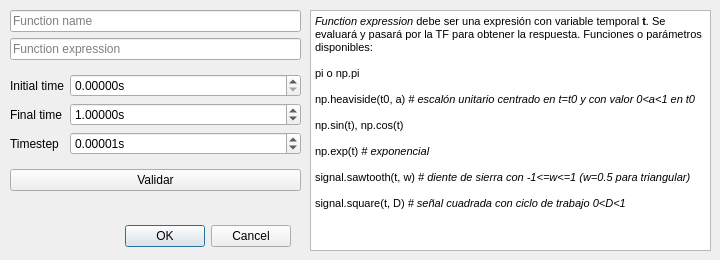
<?xml version="1.0" encoding="UTF-8"?>
<ui version="4.0">
 <class>ResponseDialog</class>
 <widget class="QDialog" name="ResponseDialog">
  <property name="geometry">
   <rect>
    <x>0</x>
    <y>0</y>
    <width>720</width>
    <height>260</height>
   </rect>
  </property>
  <property name="windowTitle">
   <string>Dialog</string>
  </property>
  <widget class="QDialogButtonBox" name="buttonBox">
   <property name="geometry">
    <rect>
     <x>40</x>
     <y>220</y>
     <width>251</width>
     <height>32</height>
    </rect>
   </property>
   <property name="orientation">
    <enum>Qt::Horizontal</enum>
   </property>
   <property name="standardButtons">
    <set>QDialogButtonBox::Cancel|QDialogButtonBox::Ok</set>
   </property>
  </widget>
  <widget class="QWidget" name="layoutWidget">
   <property name="geometry">
    <rect>
     <x>10</x>
     <y>10</y>
     <width>291</width>
     <height>201</height>
    </rect>
   </property>
   <layout class="QGridLayout" name="gridLayout">
    <item row="5" column="0">
     <widget class="QLabel" name="error_label">
      <property name="sizePolicy">
       <sizepolicy hsizetype="Preferred" vsizetype="Fixed">
        <horstretch>0</horstretch>
        <verstretch>0</verstretch>
       </sizepolicy>
      </property>
      <property name="text">
       <string/>
      </property>
      <property name="alignment">
       <set>Qt::AlignCenter</set>
      </property>
     </widget>
    </item>
    <item row="4" column="0">
     <widget class="QPushButton" name="check_btn">
      <property name="enabled">
       <bool>true</bool>
      </property>
      <property name="text">
       <string>Validar</string>
      </property>
     </widget>
    </item>
    <item row="0" column="0">
     <widget class="QLineEdit" name="resp_name_txt">
      <property name="enabled">
       <bool>true</bool>
      </property>
      <property name="placeholderText">
       <string>Function name</string>
      </property>
     </widget>
    </item>
    <item row="2" column="0">
     <layout class="QFormLayout" name="formLayout">
      <property name="formAlignment">
       <set>Qt::AlignLeading|Qt::AlignLeft|Qt::AlignVCenter</set>
      </property>
      <item row="0" column="0">
       <widget class="QLabel" name="label">
        <property name="text">
         <string>Initial time</string>
        </property>
       </widget>
      </item>
      <item row="0" column="1">
       <widget class="ScienDSpinBox" name="minbox">
        <property name="suffix">
         <string>s</string>
        </property>
        <property name="decimals">
         <number>5</number>
        </property>
        <property name="minimum">
         <double>0.000000000000000</double>
        </property>
        <property name="maximum">
         <double>1000000000.000000000000000</double>
        </property>
        <property name="value">
         <double>0.000000000000000</double>
        </property>
       </widget>
      </item>
      <item row="1" column="0">
       <widget class="QLabel" name="label_2">
        <property name="text">
         <string>Final time</string>
        </property>
       </widget>
      </item>
      <item row="1" column="1">
       <widget class="ScienDSpinBox" name="maxbox">
        <property name="suffix">
         <string>s</string>
        </property>
        <property name="decimals">
         <number>5</number>
        </property>
        <property name="maximum">
         <double>1000000000.000000000000000</double>
        </property>
        <property name="value">
         <double>1.000000000000000</double>
        </property>
       </widget>
      </item>
      <item row="2" column="0">
       <widget class="QLabel" name="label_3">
        <property name="text">
         <string>Timestep</string>
        </property>
       </widget>
      </item>
      <item row="2" column="1">
       <widget class="ScienDSpinBox" name="stepbox">
        <property name="suffix">
         <string>s</string>
        </property>
        <property name="decimals">
         <number>5</number>
        </property>
        <property name="value">
         <double>0.000010000000000</double>
        </property>
       </widget>
      </item>
     </layout>
    </item>
    <item row="1" column="0">
     <widget class="QLineEdit" name="input_txt">
      <property name="enabled">
       <bool>true</bool>
      </property>
      <property name="placeholderText">
       <string>Function expression</string>
      </property>
     </widget>
    </item>
   </layout>
  </widget>
  <widget class="QTextBrowser" name="textBrowser">
   <property name="enabled">
    <bool>true</bool>
   </property>
   <property name="geometry">
    <rect>
     <x>310</x>
     <y>10</y>
     <width>401</width>
     <height>241</height>
    </rect>
   </property>
   <property name="html">
    <string>&lt;!DOCTYPE HTML PUBLIC &quot;-//W3C//DTD HTML 4.0//EN&quot; &quot;http://www.w3.org/TR/REC-html40/strict.dtd&quot;&gt;
&lt;html&gt;&lt;head&gt;&lt;meta name=&quot;qrichtext&quot; content=&quot;1&quot; /&gt;&lt;style type=&quot;text/css&quot;&gt;
p, li { white-space: pre-wrap; }
&lt;/style&gt;&lt;/head&gt;&lt;body style=&quot; font-family:'MS Shell Dlg 2'; font-size:8.25pt; font-weight:400; font-style:normal;&quot;&gt;
&lt;p style=&quot; margin-top:0px; margin-bottom:0px; margin-left:0px; margin-right:0px; -qt-block-indent:0; text-indent:0px;&quot;&gt;&lt;span style=&quot; font-style:italic;&quot;&gt;Function expression&lt;/span&gt; debe ser una expresión con variable temporal &lt;span style=&quot; font-weight:600;&quot;&gt;t&lt;/span&gt;. Se evaluará y pasará por la TF para obtener la respuesta. Funciones o parámetros disponibles:&lt;/p&gt;
&lt;p style=&quot;-qt-paragraph-type:empty; margin-top:0px; margin-bottom:0px; margin-left:0px; margin-right:0px; -qt-block-indent:0; text-indent:0px;&quot;&gt;&lt;br /&gt;&lt;/p&gt;
&lt;p style=&quot; margin-top:0px; margin-bottom:0px; margin-left:0px; margin-right:0px; -qt-block-indent:0; text-indent:0px;&quot;&gt;pi o np.pi &lt;/p&gt;
&lt;p style=&quot;-qt-paragraph-type:empty; margin-top:0px; margin-bottom:0px; margin-left:0px; margin-right:0px; -qt-block-indent:0; text-indent:0px;&quot;&gt;&lt;br /&gt;&lt;/p&gt;
&lt;p style=&quot; margin-top:0px; margin-bottom:0px; margin-left:0px; margin-right:0px; -qt-block-indent:0; text-indent:0px;&quot;&gt;np.heaviside(t0, a) &lt;span style=&quot; font-style:italic;&quot;&gt;# escalón unitario centrado en t=t0 y con valor 0&amp;lt;a&amp;lt;1 en t0&lt;/span&gt;&lt;/p&gt;
&lt;p style=&quot;-qt-paragraph-type:empty; margin-top:0px; margin-bottom:0px; margin-left:0px; margin-right:0px; -qt-block-indent:0; text-indent:0px;&quot;&gt;&lt;br /&gt;&lt;/p&gt;
&lt;p style=&quot; margin-top:0px; margin-bottom:0px; margin-left:0px; margin-right:0px; -qt-block-indent:0; text-indent:0px;&quot;&gt;np.sin(t), np.cos(t)&lt;/p&gt;
&lt;p style=&quot;-qt-paragraph-type:empty; margin-top:0px; margin-bottom:0px; margin-left:0px; margin-right:0px; -qt-block-indent:0; text-indent:0px;&quot;&gt;&lt;br /&gt;&lt;/p&gt;
&lt;p style=&quot; margin-top:0px; margin-bottom:0px; margin-left:0px; margin-right:0px; -qt-block-indent:0; text-indent:0px;&quot;&gt;np.exp(t) &lt;span style=&quot; font-style:italic;&quot;&gt;# exponencial&lt;/span&gt;&lt;/p&gt;
&lt;p style=&quot;-qt-paragraph-type:empty; margin-top:0px; margin-bottom:0px; margin-left:0px; margin-right:0px; -qt-block-indent:0; text-indent:0px;&quot;&gt;&lt;br /&gt;&lt;/p&gt;
&lt;p style=&quot; margin-top:0px; margin-bottom:0px; margin-left:0px; margin-right:0px; -qt-block-indent:0; text-indent:0px;&quot;&gt;signal.sawtooth(t, w)&lt;span style=&quot; font-style:italic;&quot;&gt; # diente de sierra con -1&amp;lt;=w&amp;lt;=1 (w=0.5 para triangular)&lt;/span&gt;&lt;/p&gt;
&lt;p style=&quot;-qt-paragraph-type:empty; margin-top:0px; margin-bottom:0px; margin-left:0px; margin-right:0px; -qt-block-indent:0; text-indent:0px;&quot;&gt;&lt;br /&gt;&lt;/p&gt;
&lt;p style=&quot; margin-top:0px; margin-bottom:0px; margin-left:0px; margin-right:0px; -qt-block-indent:0; text-indent:0px;&quot;&gt;signal.square(t, D) &lt;span style=&quot; font-style:italic;&quot;&gt;# señal cuadrada con ciclo de trabajo 0&amp;lt;D&amp;lt;1&lt;/span&gt;&lt;/p&gt;&lt;/body&gt;&lt;/html&gt;</string>
   </property>
  </widget>
 </widget>
 <customwidgets>
  <customwidget>
   <class>ScienDSpinBox</class>
   <extends>QDoubleSpinBox</extends>
   <header location="global">src.widgets.scientific_spinbox</header>
  </customwidget>
 </customwidgets>
 <tabstops>
  <tabstop>resp_name_txt</tabstop>
  <tabstop>input_txt</tabstop>
  <tabstop>minbox</tabstop>
  <tabstop>maxbox</tabstop>
  <tabstop>stepbox</tabstop>
  <tabstop>check_btn</tabstop>
  <tabstop>textBrowser</tabstop>
 </tabstops>
 <resources/>
 <connections>
  <connection>
   <sender>buttonBox</sender>
   <signal>accepted()</signal>
   <receiver>ResponseDialog</receiver>
   <slot>accept()</slot>
   <hints>
    <hint type="sourcelabel">
     <x>248</x>
     <y>254</y>
    </hint>
    <hint type="destinationlabel">
     <x>157</x>
     <y>274</y>
    </hint>
   </hints>
  </connection>
  <connection>
   <sender>buttonBox</sender>
   <signal>rejected()</signal>
   <receiver>ResponseDialog</receiver>
   <slot>reject()</slot>
   <hints>
    <hint type="sourcelabel">
     <x>316</x>
     <y>260</y>
    </hint>
    <hint type="destinationlabel">
     <x>286</x>
     <y>274</y>
    </hint>
   </hints>
  </connection>
 </connections>
</ui>
